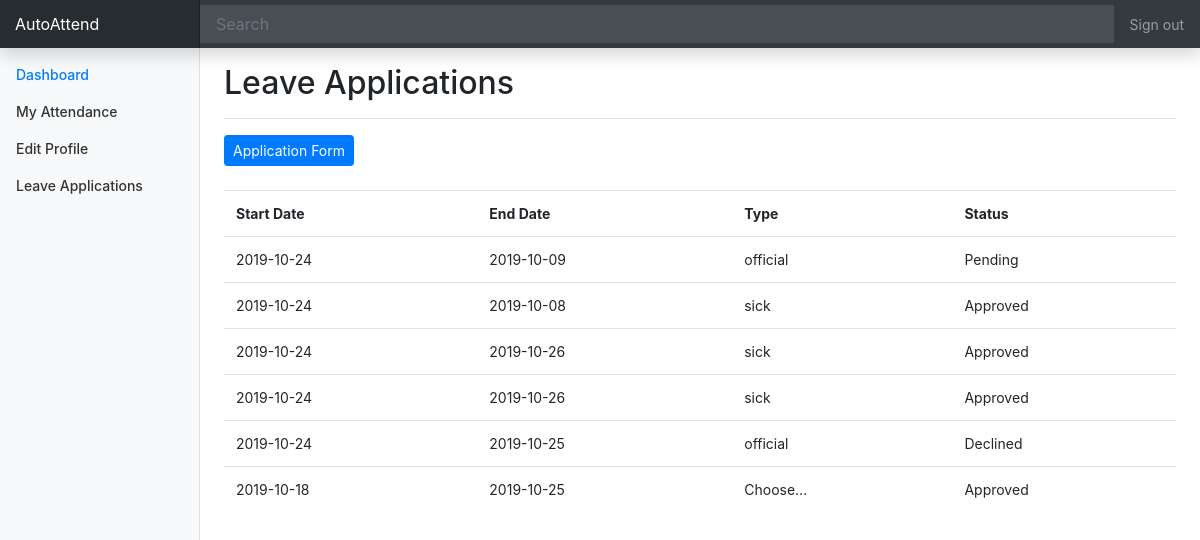
Page /applications_view.php (signed in) on the committed database.
### tables this page shows
CREATE TABLE `leave_applications` (
  `id` int(20) NOT NULL,
  `user_id` int(20) NOT NULL,
  `type` varchar(20) NOT NULL,
  `date_start` date NOT NULL,
  `date_end` date NOT NULL,
  `description` text NOT NULL,
  `status` varchar(30) NOT NULL DEFAULT 'Pending'
);

### inc/functions.php (called while the page is built, shortened)
<?php
function get_user($email){
	global $conn;
	$sql = "SELECT id, name, email, role FROM users WHERE email = '$email' LIMIT 0,1";
	$result = $conn->query($sql);
	if($result)
		return $result->fetch_object();
	else return false;
}
function current_user(){
	$email = $_COOKIE["user_name"];
	return get_user($email);
}

### applications_view.php (the view, shortened to what this page needs)
<?php require('inc/connect.php'); ?>
<?php require('inc/functions.php');?>
<?php require('layout/header.php'); ?>
<a href="applications_form.php" class="btn btn-primary btn-sm mb-4">Application Form</a>
<?php
$user_id = current_user()->id;
$sql = "SELECT user_id, type, date_start, date_end, status FROM leave_applications where user_id='$user_id'";
$result = $conn->query($sql);
if ($result->num_rows > 0) {
    echo'<table class="table">';
    echo '<tr><th>Start Date</th><th>End Date</th><th>Type</th><th>Status</th></tr>';
    while($row = $result->fetch_assoc()) {
        echo '<tr>';
        echo '<td>' . $row["date_start"] . '</td>';
        echo '<td>' . $row["date_end"] . '</td>';
        echo '<td>' . $row["type"] . '</td>';
        echo '<td>' . $row["status"] . '</td>';
        echo '</tr>';
    }
    echo '</table>';
} else {
    echo '<div class="alert alert-warning" role="alert">No Record Found</div>';
}
?>
<?php require('layout/footer.php'); ?>

### assets/dashboard.css (style rules this page uses)
body { font-size: .875rem; }

### rows in the picture
leave_applications: date_start "2019-10-24", date_end "2019-10-09", type "official", status "Pending"
leave_applications: date_start "2019-10-24", date_end "2019-10-08", type "sick", status "Approved"
leave_applications: date_start "2019-10-24", date_end "2019-10-26", type "sick", status "Approved"
leave_applications: date_start "2019-10-24", date_end "2019-10-26", type "sick", status "Approved"
leave_applications: date_start "2019-10-24", date_end "2019-10-25", type "official", status "Declined"
leave_applications: date_start "2019-10-18", date_end "2019-10-25", type "Choose...", status "Approved"

### other values in the picture
$page_title "Leave Applications"
